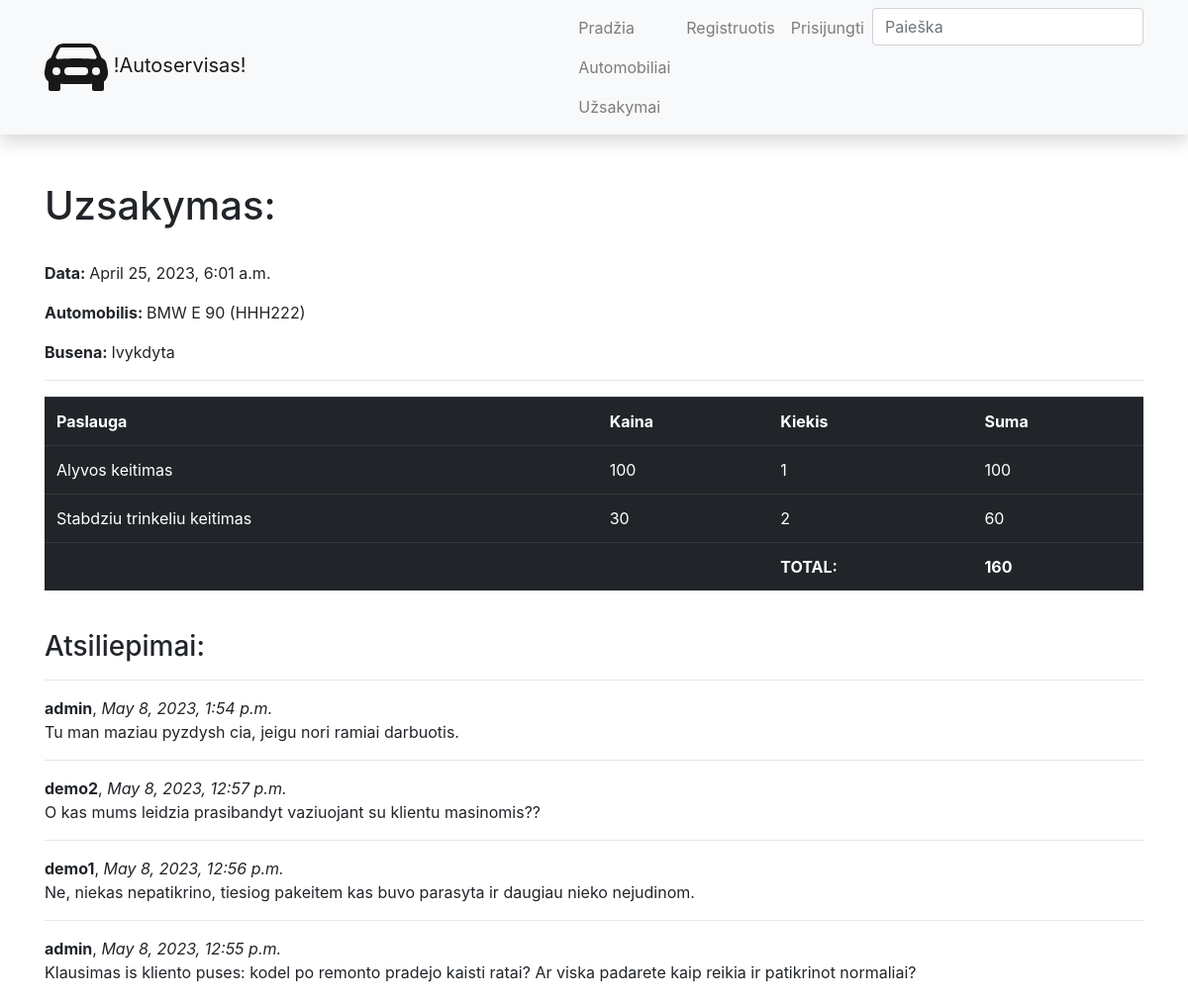
Page /autoservisas/orders/1 on the committed database.
### autoservisas/models.py (models this page shows, shortened)
class Uzsakymas(models.Model):
    data = models.DateTimeField(verbose_name='Data ir laikas', auto_now_add=True)
    automobilis = models.ForeignKey(to='Automobilis', verbose_name='Automobilis', on_delete=models.SET_NULL, null=True)
    klientas = models.ForeignKey(to=User, on_delete=models.SET_NULL, null=True, blank=True)
    grazinimo_data = models.DateField(verbose_name='Bus atlikta', null=True, blank=True)
    def total(self):
        total_suma = 0
        for line in self.lines.all():
            total_suma += line.suma()
        return total_suma
    LOAN_STATUS = (
        ('p', 'Patvirtinta'),
        ('v', 'Vykdoma'),
        ('a', 'Atsaukta'),
        ('t', 'Tvirtinama'),
        ('i', 'Ivykdyta'),
    )
    status = models.CharField(verbose_name="Busena", max_length=1, choices=LOAN_STATUS, blank=True, default='t')
    class Meta:
        verbose_name = "Uzsakymas"
        verbose_name_plural = "Uzsakymai"

class Automobilis(models.Model):
    valstybinis_nr = models.CharField(verbose_name='Valstybinis numeris', max_length=6)
    vin = models.CharField(verbose_name='VIN kodas', max_length=17)
    kliento_vardas = models.CharField(verbose_name='Savininkas', max_length=50)
    automobilio_modelis = models.ForeignKey(to='AutomobilioModelis', verbose_name='Automobilio modelis', on_delete=models.SET_NULL, null=True)
    photo = models.ImageField(verbose_name="Nuotrauka", upload_to='vehicles', null=True, blank=True) #arba tik blank=True
    description = HTMLField(verbose_name='Aprasymas', max_length=2000, default='')
    def __str__(self):
        return f'{self.automobilio_modelis} ({self.valstybinis_nr})'
    class Meta:
        verbose_name = "Automobilis"
        verbose_name_plural = "Automobiliai"

class AutomobilioModelis(models.Model):
    marke = models.CharField(verbose_name='Gamintojas', max_length=50)
    modelis = models.CharField(verbose_name='Modelis', max_length=50)
    def __str__(self):
        return f'{self.marke} {self.modelis}'
    class Meta:
        verbose_name = "Automobilio modelis"
        verbose_name_plural = "Automobilio modeliai"

class UzsakymoEilute(models.Model):
    uzsakymas = models.ForeignKey(to='Uzsakymas', on_delete=models.CASCADE, related_name='lines')
    paslauga = models.ForeignKey(to='Paslauga', verbose_name='Paslauga', on_delete=models.SET_NULL, null=True)
    kiekis = models.IntegerField(verbose_name='Kiekis')
    def suma(self):
        return self.paslauga.kaina * self.kiekis
    class Meta:
        verbose_name = "Uzsakymo eilute"
        verbose_name_plural = "Uzsakymo eilutes"

class Paslauga(models.Model):
    pavadinimas = models.CharField(verbose_name='Pavadinimas', max_length=50)
    kaina = models.IntegerField(verbose_name='Kaina')
    def __str__(self):
        return self.pavadinimas
    class Meta:
        verbose_name = "Paslauga"
        verbose_name_plural = "Paslaugos"

class OrderReview(models.Model):
    uzsakymas = models.ForeignKey(to='Uzsakymas', verbose_name='Uzsakymas', on_delete=models.SET_NULL, null=True, blank=True, related_name='reviews')
    komentatorius = models.ForeignKey(to=User, on_delete=models.SET_NULL, null=True, blank=True)
    sukurimo_data = models.DateTimeField(verbose_name='Data', auto_now_add=True)
    komentaras = models.TextField(verbose_name='Atsiliepimas', max_length=3000)
    class Meta:
        verbose_name = 'Atsiliepimas'
        verbose_name_plural = 'Atsiliepimai'
        ordering = ['-sukurimo_data']

### autoservisas/views.py (the view, shortened to what this page needs)
# urls.py: path('orders/<int:pk>', views.OrderDetailView.as_view(), name='order'),
class OrderDetailView(FormMixin, generic.DetailView):
    model = Uzsakymas
    template_name = 'order.html'
    context_object_name = 'order'
    form_class = OrderReviewForm

### autoservisas/forms.py
class OrderReviewForm(forms.ModelForm):
    class Meta:
        model = OrderReview
        fields = ['komentaras']

### autoservisas/templates/order.html (shortened to what this page needs)
{% extends 'base.html'%}
{% block content %}
<h1>Uzsakymas:</h1>
<br>
<p><strong>Data: </strong>{{ order.data }}</p>
<p><strong>Automobilis: </strong>{{ order.automobilis }}</p>
<p><strong>Busena: </strong>{{ order.get_status_display }}</p>
<hr>
<table class="table table-dark table-hover">
    <tr>
        <th>Paslauga</th>
        <th>Kaina</th>
        <th>Kiekis</th>
        <th>Suma</th>
    </tr>
{% for line in order.lines.all %}
    <tr>
        <td>{{ line.paslauga }}</td>
        <td>{{ line.paslauga.kaina }}</td>
        <td>{{ line.kiekis }}</td>
        <td>{{ line.suma }}</td>
    </tr>
{% endfor %}
    <tr>
        <td></td>
        <td></td>
        <td><strong>TOTAL:</strong></td>
        <td><strong>{{ order.total }}</strong></td>
    </tr>
</table>
<br>
<h3>Atsiliepimai:</h3>
{% if order.reviews.all %}
{% for review in order.reviews.all %}
<hr>
<strong>{{ review.komentatorius }}</strong>, <em>{{ review.sukurimo_data }}</em>
<p>{{ review.komentaras }}</p>
{% endfor %}
{% else %}
<p>Siame uzsakyme nera jokiu atsiliepimu.</p>
{% endif %}
{% endblock %}

### rows in the picture
Uzsakymas: data "April 25, 2023, 6:01 a.m.", automobilis "BMW E 90 (HHH222)", status "Ivykdyta", total "160"
UzsakymoEilute: paslauga "Alyvos keitimas", paslauga.kaina "100", kiekis "1", suma "100"
UzsakymoEilute: paslauga "Stabdziu trinkeliu keitimas", paslauga.kaina "30", kiekis "2", suma "60"
OrderReview: komentatorius "admin", sukurimo_data "May 8, 2023, 1:54 p.m.", komentaras "Tu man maziau pyzdysh cia, jeigu nori ramiai darbuotis."
OrderReview: komentatorius "demo2", sukurimo_data "May 8, 2023, 12:57 p.m.", komentaras "O kas mums leidzia prasibandyt vaziuojant su klientu masinomis??"
OrderReview: komentatorius "demo1", sukurimo_data "May 8, 2023, 12:56 p.m.", komentaras "Ne, niekas nepatikrino, tiesiog pakeitem kas buvo parasyta ir daugiau nieko nejudinom."
OrderReview: komentatorius "admin", sukurimo_data "May 8, 2023, 12:55 p.m.", komentaras "Klausimas is kliento puses: kodel po remonto pradejo kaisti ratai? Ar viska padarete kaip reikia ir patikrinot normaliai?"
